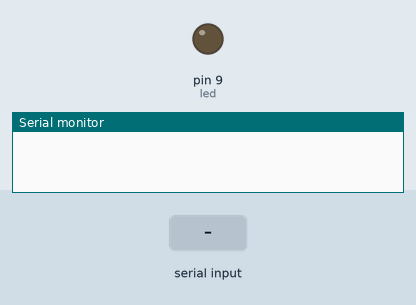
This sketch was run on a simulated Arduino Uno, built with avr-gcc and run on an emulated ATmega328P. Parts: output pins drawn as LEDs (lit = HIGH), the last lines printed to the serial monitor. The test bench sets the inputs (shaded band).

Above: at 1.2 s.
1.3 s: "p" received over the second serial link
At 1.7 s:
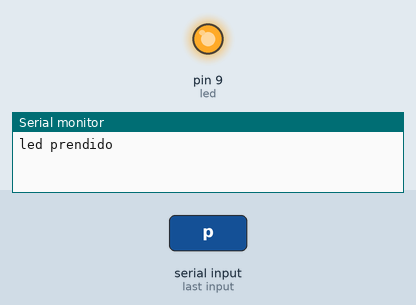
2.8 s: "a" received over the second serial link
At 4.0 s:
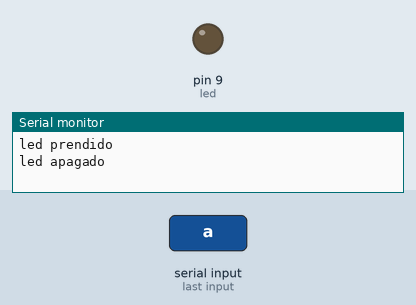
Timing chart, 0 to 5.8 s (numbered marks = the images above; inputs shaded):
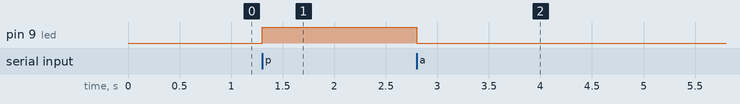

The sketch:

EncenderLED.ino
```cpp
#include<SoftwareSerial.h>
SoftwareSerial ARD_305(2, 3);
int led = 9;

void setup() {
  Serial.begin(9600);           //inicialización del monitor serie
  ARD_305.begin(9600);          //inicialización del módulo bluetooth
  pinMode(led, OUTPUT);         //definir "led" como salida
}
void loop() {
  if (ARD_305.available() > 0) {      //si hay un caracter se guarda en la variabe "dato"
    char lectura = ARD_305.read();    //la variable "lectura" guarda el caracter
    if (lectura == 'p')   {           //si el caracter es 'p' entonces:
      digitalWrite(led, HIGH);        //se enciende el LED y
      Serial.println("led prendido");   //se muestra en el monitor serie la frase indicada
    }
    if (lectura == 'a') {             //si el caracter es 'a' entonces:
      digitalWrite(led, LOW);         //se apaga el LED y
      Serial.println("led apagado");  //se muestra en el monitor serie la frase indicada
    }
  }
}
```

Measured:
- after the input at 1.3 s, pin 9 (led): LOW → HIGH at once
- after the input at 2.8 s, pin 9 (led): HIGH → LOW at once
